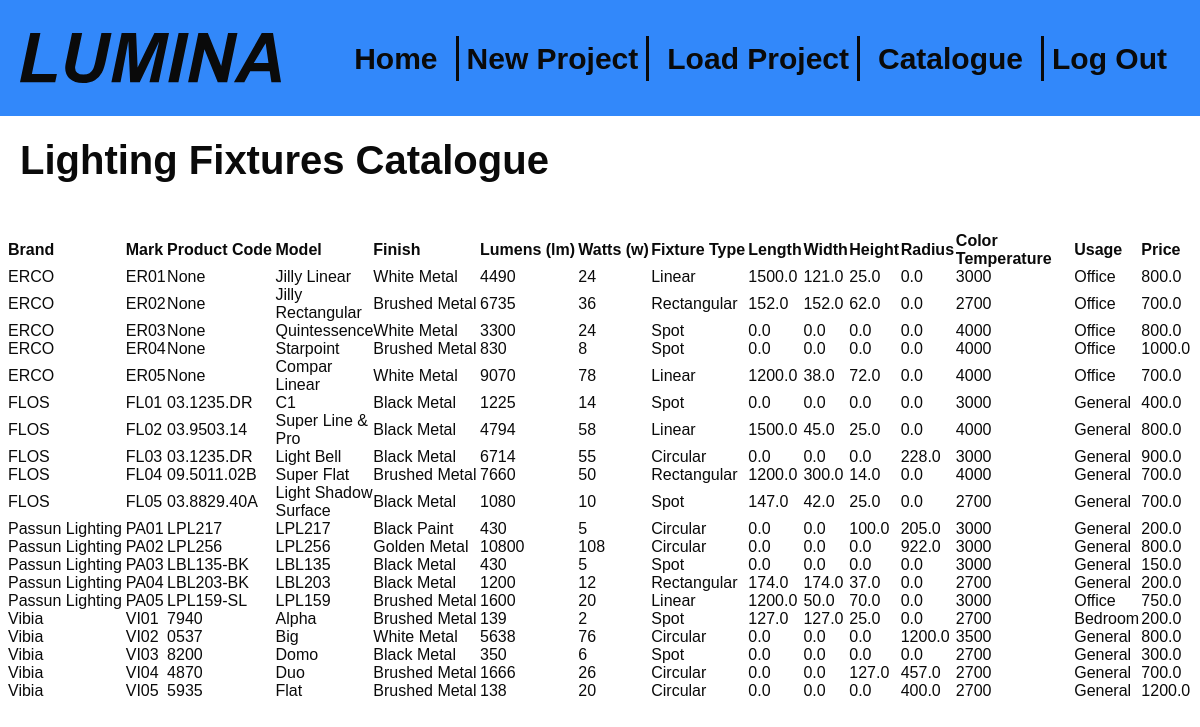
The page /catalogue (signed in) on the database its author committed.
### lumina/models.py (models this page shows, shortened)
class Models(db.Model): # Available fixture models
    id = db.Column(db.Integer, primary_key=True)
    name = db.Column(db.String(20))
    mark = db.Column(db.String(20), unique=True)
    productCode = db.Column(db.String(20))
    lm = db.Column(db.Integer, default=0)
    w = db.Column(db.Integer, default=0)
    fixtureType = db.Column(db.String(20), default="Rectangular")
    length = db.Column(db.Float, default=0)
    width = db.Column(db.Float, default=0)
    height = db.Column(db.Float, default=0)
    diameter = db.Column(db.Float, default=0)
    temperature = db.Column(db.Integer, default=4000)
    usage = db.Column(db.String(40), default='General')
    price = db.Column(db.Float, default=0)
    brand_id = db.Column(db.Integer, db.ForeignKey('brands.id'), nullable=False)
    finish_id = db.Column(db.Integer, db.ForeignKey('finishes.id'), nullable=False)

class Brands(db.Model): # Available brands
    id = db.Column(db.Integer, primary_key=True)
    name = db.Column(db.String(20), unique=True)
    models = db.relationship('Models', backref='brand', lazy=True)

class Finishes(db.Model): # Available finishes for the fixtures
    id = db.Column(db.Integer, primary_key=True)
    name = db.Column(db.String(40), unique=True)
    models = db.relationship('Models', backref='finish', lazy=True)
    type_id = db.Column(db.Integer, db.ForeignKey('material_types.id'), nullable=False)

### lumina/routes.py (the view)
@app.route("/catalogue")
@login_required
def catalogue():
    allModels = Models.query.all()
    allModels.sort(key=lambda x : (x.brand.name, x.mark))
    return render_template("catalogue.html", title = "Catalogue", counter=0, models=allModels)

### lumina/models.py (called while the page is built)
@login_manager.user_loader
def load_user(user_id):
    return Users.query.get(int(user_id))

### lumina/templates/catalogue.html
{% extends "layout.html" %}
{% block body %}
    <section class="container-fluid gray-background">
        <div class="row justify-content-center no-decoration">
            <div class="col">
                <h1><strong>Lighting Fixtures Catalogue</strong></h1>
            </div>
        </div>
    </section>
    <section class="container-fluid p-0">
        <div class="row justify-content-center catalogue">
            <table>
                <thead>
                    <tr>
                        <th scope="col">Brand</th>
                        <th scope="col" class="hide-responsive">Mark</th>
                        <th scope="col" class="hide-responsive">Product Code</th>
                        <th scope="col">Model</th>
                        <th scope="col">Finish</th>
                        <th scope="col">Lumens (lm)</th>
                        <th scope="col">Watts (w)</th>
                        <th scope="col" class="hide-responsive">Fixture Type</th>
                        <th scope="col" class="hide-responsive">Length</th>
                        <th scope="col" class="hide-responsive">Width</th>
                        <th scope="col" class="hide-responsive">Height</th>
                        <th scope="col" class="hide-responsive">Radius</th>
                        <th scope="col">Color Temperature</th>
                        <th scope="col" class="hide-responsive">Usage</th>
                        <th scope="col">Price</th>
                    </tr>
                </thead>
                <tbody>
                    {% for model in models %}
                        <tr>
                            <td>{{ model.brand.name }}</td>
                            <td class="hide-responsive">{{ model.mark }}</td>
                            <td class="hide-responsive">{{ model.productCode }}</td>
                            <td width="5%">{{ model.name }}</td>
                            <td>{{ model.finish.name }}</td>
                            <td>{{ model.lm }}</td>
                            <td>{{ model.w }}</td>
                            <td class="hide-responsive">{{ model.fixtureType }}</td>
                            <td class="hide-responsive">{{ model.length }}</td>
                            <td class="hide-responsive">{{ model.width }}</td>
                            <td class="hide-responsive">{{ model.height }}</td>
                            <td class="hide-responsive">{{ model.diameter }}</td>
                            <td width="10%">{{ model.temperature }}</td>
                            <td class="hide-responsive">{{ model.usage }}</td>
                            <td>{{ model.price }}</td>
                        </tr>
                    {% endfor %}
                </tbody>
            </table>
        </div>
    </section>
{% endblock %}

### lumina/templates/layout.html (shortened to what this page needs)
<!DOCTYPE html lang="en">
<html>
    <head>
        <link href="https://cdn.jsdelivr.net/npm/bootstrap@5.0.0-beta1/dist/css/bootstrap.min.css" rel="stylesheet">
        <link href="../static/styles.css" rel="stylesheet">
    </head>
    <body>
        <header>
            {% include "navbar.html" %}
        </header>
        <main>
            {% block body %}{% endblock %}
        </main>
    </body>
</html>

### lumina/templates/navbar.html (shortened to what this page needs)
<nav class="navbar navbar-expand-lg" id="navigationBar">
    <div class="container-fluid">
        <a class="navbar-brand" href="/">
            <img src="../static/Branding/lumina_logo.svg" alt="Lumina_Logo" height=50>
        </a>
        {% if title == "" or title == "Login" or title == "Register" %}
            <div class="collapse navbar-collapse" id="navbarSupportedContent">
                <ul class="navbar-nav ms-auto mb-2 mb-lg-0">
                    <li class="nav-item">
                        <a class="nav-link active" aria-current="page" href="{{ url_for('login') }}">Login</a>
                    </li>
                    <li class="nav-item">
                        <a class="nav-link leftBorder" href="{{ url_for('register') }}">Register</a>
                    </li>
                </ul>
            </div>
        {% else %}
            <div class="collapse navbar-collapse" id="navbarSupportedContent">
                <ul class="navbar-nav ms-auto mb-2 mb-lg-0">
                    <li class="nav-item">
                        <a class="nav-link active" aria-current="page" href="{{ url_for('home' ) }}">Home</a>
                    </li>
                    <li class="nav-item">
                        <a class="nav-link rightBorder leftBorder" href="{{ url_for('newProject') }}">New Project</a>
                    </li>
                    <li class="nav-item">
                        <a class="nav-link rightBorder" href="{{ url_for('loadProject') }}">Load Project</a>
                    </li>
                    <li class="nav-item">
                        <a class="nav-link" href="{{ url_for('catalogue') }}">Catalogue</a>
                    </li>
                    <li class="nav-item">
                        <a class="nav-link leftBorder" href="{{ url_for('logout') }}">Log Out</a>
                    </li>
                </ul>
            </div>
        {% endif %}
    </div>
</nav>

### rows shown on the page
Models: brand.name "ERCO", mark "ER01", productCode "None", name "Jilly Linear", finish.name "White Metal", lm "4490", w "24", fixtureType "Linear", length "1500.0", width "121.0", height "25.0", diameter "0.0", temperature "3000", usage "Office", price "800.0"
Models: brand.name "ERCO", mark "ER02", productCode "None", name "Jilly Rectangular", finish.name "Brushed Metal", lm "6735", w "36", fixtureType "Rectangular", length "152.0", width "152.0", height "62.0", diameter "0.0", temperature "2700", usage "Office", price "700.0"
Models: brand.name "ERCO", mark "ER03", productCode "None", name "Quintessence", finish.name "White Metal", lm "3300", w "24", fixtureType "Spot", length "0.0", width "0.0", height "0.0", diameter "0.0", temperature "4000", usage "Office", price "800.0"
Models: brand.name "ERCO", mark "ER04", productCode "None", name "Starpoint", finish.name "Brushed Metal", lm "830", w "8", fixtureType "Spot", length "0.0", width "0.0", height "0.0", diameter "0.0", temperature "4000", usage "Office", price "1000.0"
Models: brand.name "ERCO", mark "ER05", productCode "None", name "Compar Linear", finish.name "White Metal", lm "9070", w "78", fixtureType "Linear", length "1200.0", width "38.0", height "72.0", diameter "0.0", temperature "4000", usage "Office", price "700.0"
Models: brand.name "FLOS", mark "FL01", productCode "03.1235.DR", name "C1", finish.name "Black Metal", lm "1225", w "14", fixtureType "Spot", length "0.0", width "0.0", height "0.0", diameter "0.0", temperature "3000", usage "General", price "400.0"
Models: brand.name "FLOS", mark "FL02", productCode "03.9503.14", name "Super Line & Pro", finish.name "Black Metal", lm "4794", w "58", fixtureType "Linear", length "1500.0", width "45.0", height "25.0", diameter "0.0", temperature "4000", usage "General", price "800.0"
Models: brand.name "FLOS", mark "FL03", productCode "03.1235.DR", name "Light Bell", finish.name "Black Metal", lm "6714", w "55", fixtureType "Circular", length "0.0", width "0.0", height "0.0", diameter "228.0", temperature "3000", usage "General", price "900.0"
Models: brand.name "FLOS", mark "FL04", productCode "09.5011.02B", name "Super Flat", finish.name "Brushed Metal", lm "7660", w "50", fixtureType "Rectangular", length "1200.0", width "300.0", height "14.0", diameter "0.0", temperature "4000", usage "General", price "700.0"
Models: brand.name "FLOS", mark "FL05", productCode "03.8829.40A", name "Light Shadow Surface", finish.name "Black Metal", lm "1080", w "10", fixtureType "Spot", length "147.0", width "42.0", height "25.0", diameter "0.0", temperature "2700", usage "General", price "700.0"
Models: brand.name "Passun Lighting", mark "PA01", productCode "LPL217", name "LPL217", finish.name "Black Paint", lm "430", w "5", fixtureType "Circular", length "0.0", width "0.0", height "100.0", diameter "205.0", temperature "3000", usage "General", price "200.0"
Models: brand.name "Passun Lighting", mark "PA02", productCode "LPL256", name "LPL256", finish.name "Golden Metal", lm "10800", w "108", fixtureType "Circular", length "0.0", width "0.0", height "0.0", diameter "922.0", temperature "3000", usage "General", price "800.0"
Models: brand.name "Passun Lighting", mark "PA03", productCode "LBL135-BK", name "LBL135", finish.name "Black Metal", lm "430", w "5", fixtureType "Spot", length "0.0", width "0.0", height "0.0", diameter "0.0", temperature "3000", usage "General", price "150.0"
Models: brand.name "Passun Lighting", mark "PA04", productCode "LBL203-BK", name "LBL203", finish.name "Black Metal", lm "1200", w "12", fixtureType "Rectangular", length "174.0", width "174.0", height "37.0", diameter "0.0", temperature "2700", usage "General", price "200.0"
Models: brand.name "Passun Lighting", mark "PA05", productCode "LPL159-SL", name "LPL159", finish.name "Brushed Metal", lm "1600", w "20", fixtureType "Linear", length "1200.0", width "50.0", height "70.0", diameter "0.0", temperature "3000", usage "Office", price "750.0"
Models: brand.name "Vibia", mark "VI01", productCode "7940", name "Alpha", finish.name "Brushed Metal", lm "139", w "2", fixtureType "Spot", length "127.0", width "127.0", height "25.0", diameter "0.0", temperature "2700", usage "Bedroom", price "200.0"
Models: brand.name "Vibia", mark "VI02", productCode "0537", name "Big", finish.name "White Metal", lm "5638", w "76", fixtureType "Circular", length "0.0", width "0.0", height "0.0", diameter "1200.0", temperature "3500", usage "General", price "800.0"
Models: brand.name "Vibia", mark "VI03", productCode "8200", name "Domo", finish.name "Black Metal", lm "350", w "6", fixtureType "Spot", length "0.0", width "0.0", height "0.0", diameter "0.0", temperature "2700", usage "General", price "300.0"
Models: brand.name "Vibia", mark "VI04", productCode "4870", name "Duo", finish.name "Brushed Metal", lm "1666", w "26", fixtureType "Circular", length "0.0", width "0.0", height "127.0", diameter "457.0", temperature "2700", usage "General", price "700.0"
Models: brand.name "Vibia", mark "VI05", productCode "5935", name "Flat", finish.name "Brushed Metal", lm "138", w "20", fixtureType "Circular", length "0.0", width "0.0", height "0.0", diameter "400.0", temperature "2700", usage "General", price "1200.0"
